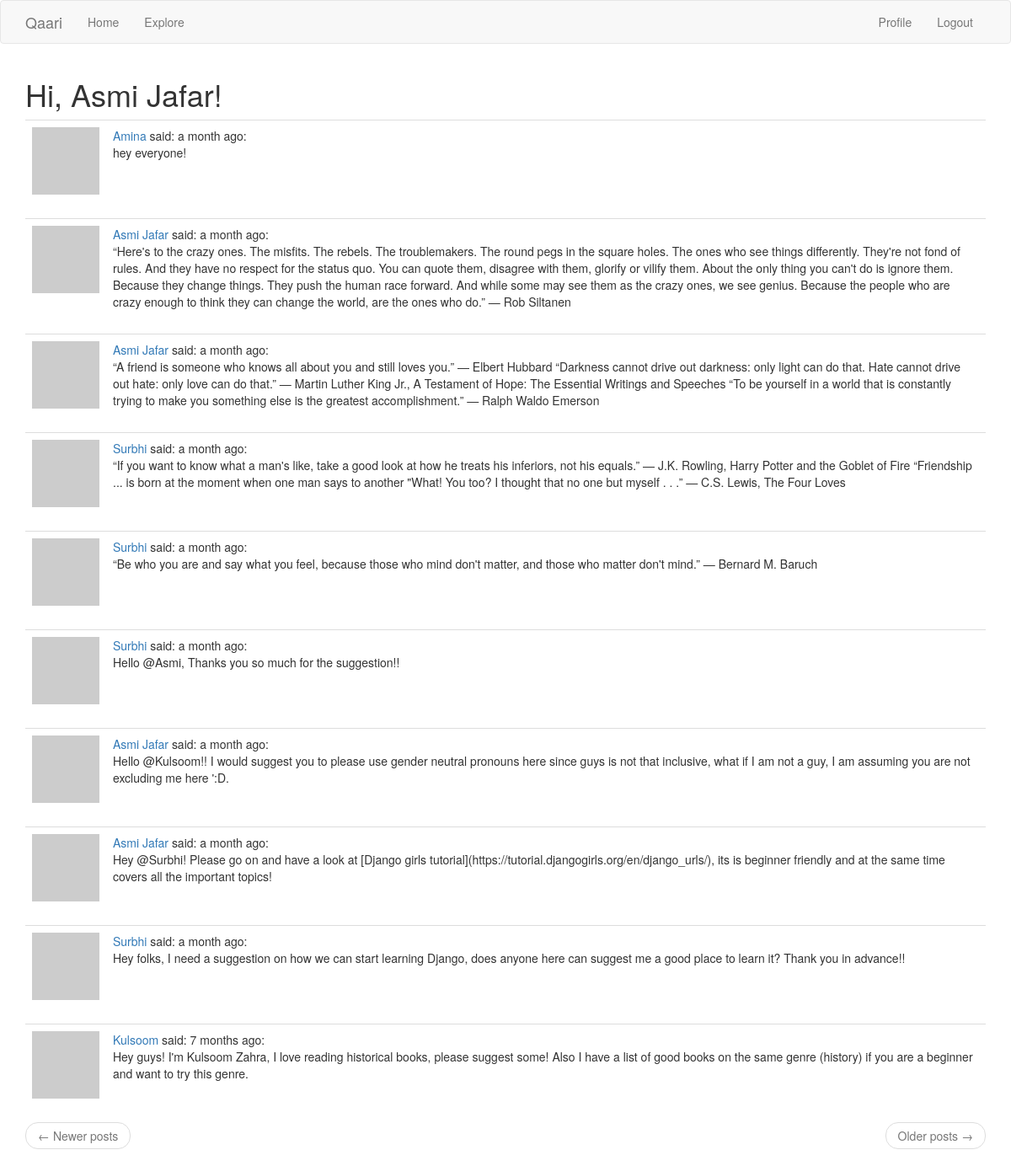
Screenshot of /explore (signed in) with the database file from the repository.
### app/models.py (models this page shows, shortened)
class User(UserMixin, db.Model):
    id = db.Column(db.Integer, primary_key=True)
    username = db.Column(db.String(64), index=True, unique=True)
    email = db.Column(db.String(120), index=True, unique=True)
    password_hash = db.Column(db.String(128))
    about_me = db.Column(db.String(140))
    last_seem = db.Column(db.DateTime, default=datetime.utcnow)
    posts = db.relationship('Post', backref='author', lazy='dynamic')
    followed = db.relationship(
        'User', secondary=followers,
        primaryjoin=(followers.c.follower_id == id),
        secondaryjoin=(followers.c.followed_id == id),
        backref=db.backref('followers', lazy='dynamic'), lazy='dynamic')
    def avatar(self, size):
        digest = md5(self.email.lower().encode('utf-8')).hexdigest()
        return 'https://www.gravatar.com/avatar/{}?d=identicon&s={}'.format(
            digest, size)

class Post(db.Model):
    id = db.Column(db.Integer, primary_key=True)
    body = db.Column(db.String(140))
    timestamp = db.Column(db.DateTime, index=True, default=datetime.utcnow)
    user_id = db.Column(db.Integer, db.ForeignKey('user.id'))

### app/main/routes.py (the view)
@bp.route('/explore')
@login_required
def explore():
    page = request.args.get('page', 1, type=int)
    posts = Post.query.order_by(Post.timestamp.desc()).paginate(
        page, current_app.config['POSTS_PER_PAGE'], False)
    next_url = url_for('main.explore', page=posts.next_num) \
        if posts.has_next else None
    prev_url = url_for('main.explore', page=posts.prev_num) \
        if posts.has_prev else None
    return render_template('index.html', title=('Explore'),
                           posts=posts.items, next_url=next_url,
                           prev_url=prev_url)

### app/main/routes.py (called while the page is built)
@bp.before_app_request
def before_request():
    if current_user.is_authenticated:
        current_user.last_seen = datetime.utcnow()
        db.session.commit()

### app/models.py (called while the page is built)
@login.user_loader
def load_user(id):
    return User.query.get(int(id))

### app/templates/index.html (shortened to what this page needs)
{% extends "base.html" %}
{% import 'bootstrap/wtf.html' as wtf %}
{% block app_content %}
    <h1>Hi, {{ current_user.username }}!</h1>
    {% for post in posts %}
        {% include '_post.html' %}
    {% endfor %}
    <nav aria-label="...">
        <ul class="pager">
            <li class="previous{% if not prev_url %} disabled{% endif %}">
                <a href="{{ prev_url or '#' }}">
                    <span aria-hidden="true">&larr;</span> Newer posts
                </a>
            </li>
            <li class="next{% if not next_url %} disabled{% endif %}">
                <a href="{{ next_url or '#' }}">
                    Older posts <span aria-hidden="true">&rarr;</span>
                </a>
            </li>
        </ul>
    </nav>
{% endblock %}

### app/templates/_post.html
    <table class="table table-hover">
        <tr>
            <td width="70px">
                <a href="{{ url_for('main.user', username=post.author.username) }}">
                    <img src="{{ post.author.avatar(70) }}" />
                </a>
            </td>
            <td>
                <a href="{{ url_for('main.user', username=post.author.username) }}">
                    {{ post.author.username }}
                </a>
                said: {{ moment(post.timestamp).fromNow() }}:
                <br>
                <span id="post{{ post.id }}">{{ post.body }}</span>
            </td>
        </tr>
    </table>

### rows the page displays
User: username "Asmi Jafar"
Post: author.username "Amina", timestamp "a month ago", body "hey everyone!"
Post: author.username "Asmi Jafar", timestamp "a month ago", body "“Here's to the crazy ones. The misfits. The rebels. The troublemakers. The round pegs in the square holes. The ones who see things differently. They're not fond of rules. And they have no respect for the status quo. You can quote them, disagree with them, glorify or vilify them. About the only thing you can't do is ignore them. Because they change things. They push the human race forward. And while some may see them as the crazy ones, we see genius. Because the people who are crazy enough to think they can change the world, are the ones who do.” ― Rob Siltanen"
Post: author.username "Asmi Jafar", timestamp "a month ago", body "“A friend is someone who knows all about you and still loves you.” ― Elbert Hubbard “Darkness cannot drive out darkness: only light can do that. Hate cannot drive out hate: only love can do that.” ― Martin Luther King Jr., A Testament of Hope: The Essential Writings and Speeches “To be yourself in a world that is constantly trying to make you something else is the greatest accomplishment.” ― Ralph Waldo Emerson"
Post: author.username "Surbhi", timestamp "a month ago", body "“If you want to know what a man's like, take a good look at how he treats his inferiors, not his equals.” ― J.K. Rowling, Harry Potter and the Goblet of Fire “Friendship ... is born at the moment when one man says to another \"What! You too? I thought that no one but myself . . .” ― C.S. Lewis, The Four Loves"
Post: author.username "Surbhi", timestamp "a month ago", body "“Be who you are and say what you feel, because those who mind don't matter, and those who matter don't mind.” ― Bernard M. Baruch"
Post: author.username "Surbhi", timestamp "a month ago", body "Hello @Asmi, Thanks you so much for the suggestion!!"
Post: author.username "Asmi Jafar", timestamp "a month ago", body "Hello @Kulsoom!! I would suggest you to please use gender neutral pronouns here since guys is not that inclusive, what if I am not a guy, I am assuming you are not excluding me here ':D."
Post: author.username "Asmi Jafar", timestamp "a month ago", body "Hey @Surbhi! Please go on and have a look at [Django girls tutorial](https://tutorial.djangogirls.org/en/django_urls/), its is beginner friendly and at the same time covers all the important topics!"
Post: author.username "Surbhi", timestamp "a month ago", body "Hey folks, I need a suggestion on how we can start learning Django, does anyone here can suggest me a good place to learn it? Thank you in advance!!"
Post: author.username "Kulsoom", timestamp "7 months ago", body "Hey guys! I'm Kulsoom Zahra, I love reading historical books, please suggest some! Also I have a list of good books on the same genre (history) if you are a beginner and want to try this genre."
